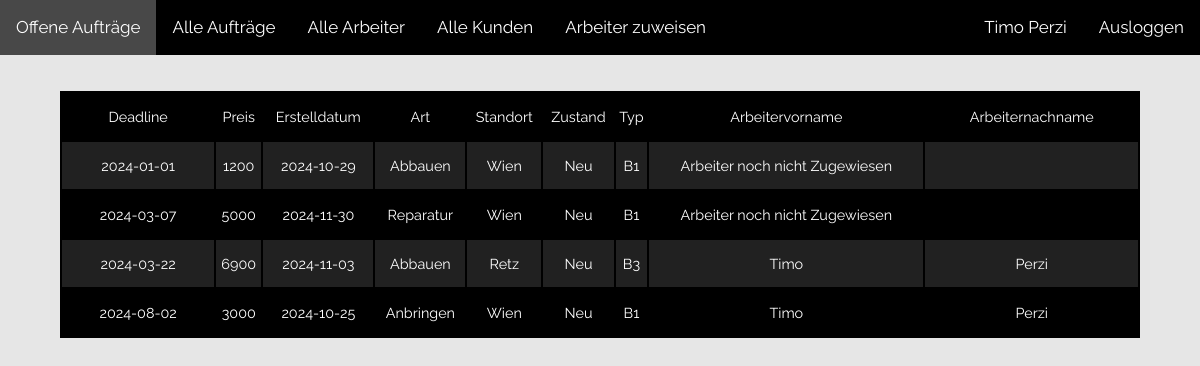
Screenshot of /Firma-Database-und-UI/pages/admin_pages/admin.php (signed in) with the database file from the repository.
### tables this page shows
create table Arbeiter(
ID int NOT NULL AUTO_INCREMENT,
Vorname varchar(40) NOT NULL,
Nachname varchar(40) NOT NULL,
Telefonnummer varchar(30),
Email varchar(40) NOT NULL,
Passwort varchar(40) NOT NULL,
PRIMARY KEY (ID)
);

create table Auftrag(
ID int NOT NULL AUTO_INCREMENT,
Preis int NOT NULL,
Erstelldatum DATE,
Deadline DATE NOT NULL,
Art varchar(40), 
Erledigt VARCHAR(1) NOT NULL DEFAULT 'N',
LogoID int NOT NULL,
KundeID int NOT NULL,
ArbeiterID int NOT NULL,
primary key (ID),
FOREIGN KEY (LogoID) REFERENCES Logo(ID),
FOREIGN KEY (KundeID) REFERENCES Kunde(ID),
FOREIGN KEY (ArbeiterID) REFERENCES Arbeiter(ID)
);

create table Logo(
ID int NOT NULL AUTO_INCREMENT,
Standort varchar(40) NOT NULL,
Zustand varchar(40),
Typ varchar(40) NOT NULL,
PRIMARY KEY (ID)
);

### Firma-Database-und-UI/php_functions/session.php (called while the page is built, shortened)
<?php
include "connect.php";
$email_check = $_SESSION["Email"];
$pass_check = $_SESSION["Passwort"];
$mode_check = $_SESSION["Mode"];
if (!($_SESSION["Email"] === "admin@mail.com" && $_SESSION["Passwort"] === "1234")) {
    if ($mode_check === "Arbeiter") {
        $sql = "SELECT * FROM arbeiter WHERE Email='$email_check' AND Passwort='$pass_check'";
    } else {
        $sql = "SELECT * FROM kunde WHERE Email='$email_check' AND Passwort='$pass_check'";
    }
    $result = mysqli_query($conn, $sql);
    if (mysqli_num_rows($result) === 1) {
        $row = mysqli_fetch_assoc($result);
        if (
            $row["Email"] === $email_check &&
            $row["Passwort"] === $pass_check
        ) {
            $login_session = $row["Vorname"] . " " . $row["Nachname"];
        } else {
            header("location: ../pages/index.php");
            die();
        }
    } else {
        header("location: ../pages/index.php");
        die();
    }
}
else
{
    $login_session = "Admin";
}
?>

### Firma-Database-und-UI/php_functions/display_data.php (the view, shortened to what this page needs)
<?php
function display_data($data) {
    $output = "<table class='data_table'>";
    foreach($data as $column => $var) {
        $output .= '<tr>';
        if($column===0) {
            foreach($var as $row => $val) {
                $output .= "<td>" . $row . '</td>';
            }
            $output .= '</tr>';
        }
        foreach($var as $val) {
            $output .= '<td>' . $val . '</td>';
        }
        $output .= '</tr>';
    }
    $output .= '</table>';
    echo $output;
}

### Firma-Database-und-UI/pages/admin_pages/admin.php (shortened to what this page needs)
<?php
include "../../php_functions/session.php";
include "../../php_functions/connect.php";
include "../../php_functions/display_data.php";
?>
<html lang="en">
<head>
    <link rel="stylesheet" href="../../css_files/overview.css">
</head>
<body>
<div class="topnav">
    <a class="active" href="admin.php">Offene Aufträge</a>
    <a  href="alle_auftraege.php">Alle Aufträge</a>
    <a  href="alle_arbeiter.php">Alle Arbeiter</a>
    <a  href="alle_kunden.php">Alle Kunden</a>
    <a href="arbeiter_zuweisen.php">Arbeiter zuweisen</a>
    <a class="logout" href = "../../php_functions/logout.php">Ausloggen</a>
    <a class="name" ><?php echo $login_session?></a>
</div>
<?php
$query = "select Deadline,Preis,Erstelldatum,Art,Standort,Zustand,Typ,Vorname as 'Arbeitervorname',Nachname as 'Arbeiternachname' from auftrag join logo on logo.id = auftrag.logoid join arbeiter on arbeiter.ID = auftrag.ArbeiterID where erledigt = 'N' order by Deadline;";
$result = mysqli_query($conn, $query);
display_data($result);
?>
</body>
</html>

### Firma-Database-und-UI/css_files/overview.css (style rules this page uses)
* { box-sizing: border-box; margin: 0; padding: 0; font-family: Raleway, sans-serif; }
html { font-size: 62.5%; }
body { font-family: 'Roboto', 'Helvetica Neue', Helvetica, Arial, sans-serif; font-size: 1.6rem; line-height: 1.6; -webkit-font-smoothing: antialiased; -moz-osx-font-smoothing: grayscale; background-color: rgba(57, 57, 57, 0.12); -webkit-text-fill-color: white; }
table { margin-left: auto; margin-right: auto; width: 90%; min-width: 300px; margin-bottom: 2.4rem; background-color: black; color: #fff; overflow: hidden; }
table tr:nth-child(even) { background-color: #212121; }
table td { display: block; font-size: 90%; }
table td:first-child { padding-top: 1rem; }
table td:last-child { padding-bottom: 1rem; }
table td:before { content: attr(data-th) ':\00a0'; font-weight: bold; min-width: 8rem; display: inline-block; }
@media (min-width: 600px) { table td:before { display: none; } }
@media (min-width: 600px) { table td { display: table-cell; text-align: center; } }
@media (min-width: 600px) { table td:first-child, table td:last-child { padding: 1.5rem 2rem; } }
.topnav { background-color: BLACK ; overflow: hidden; }
.topnav a { float: left; color: #f2f2f2; text-align: center; padding: 14px 16px; text-decoration: none; font-size: 17px; }
.topnav a.active { background-color: #484848; color: white; }
a.logout { float: right; color: #f2f2f2; text-align: center; padding: 14px 16px; text-decoration: none; font-size: 17px; }
a.name { color: whitesmoke; float: right; text-align: center; padding: 14px 16px; text-decoration: none; font-size: 17px; }
.data_table { margin-top: 3%; }

### rows the page displays
arbeiter: login_session "Timo Perzi"
auftrag: row "Deadline", row "Preis", row "Erstelldatum", row "Art", row "Standort", row "Zustand", row "Typ", row "Arbeitervorname", row "Arbeiternachname", Deadline "2024-01-01", Preis "1200", Erstelldatum "2024-10-29", Art "Abbauen", LogoID.Standort "Wien", LogoID.Zustand "Neu", LogoID.Typ "B1", ArbeiterID.Vorname "Arbeiter noch nicht Zugewiesen"
auftrag: Deadline "2024-03-07", Preis "5000", Erstelldatum "2024-11-30", Art "Reparatur", LogoID.Standort "Wien", LogoID.Zustand "Neu", LogoID.Typ "B1", ArbeiterID.Vorname "Arbeiter noch nicht Zugewiesen"
auftrag: Deadline "2024-03-22", Preis "6900", Erstelldatum "2024-11-03", Art "Abbauen", LogoID.Standort "Retz", LogoID.Zustand "Neu", LogoID.Typ "B3", ArbeiterID.Vorname "Timo", ArbeiterID.Nachname "Perzi"
auftrag: Deadline "2024-08-02", Preis "3000", Erstelldatum "2024-10-25", Art "Anbringen", LogoID.Standort "Wien", LogoID.Zustand "Neu", LogoID.Typ "B1", ArbeiterID.Vorname "Timo", ArbeiterID.Nachname "Perzi"
